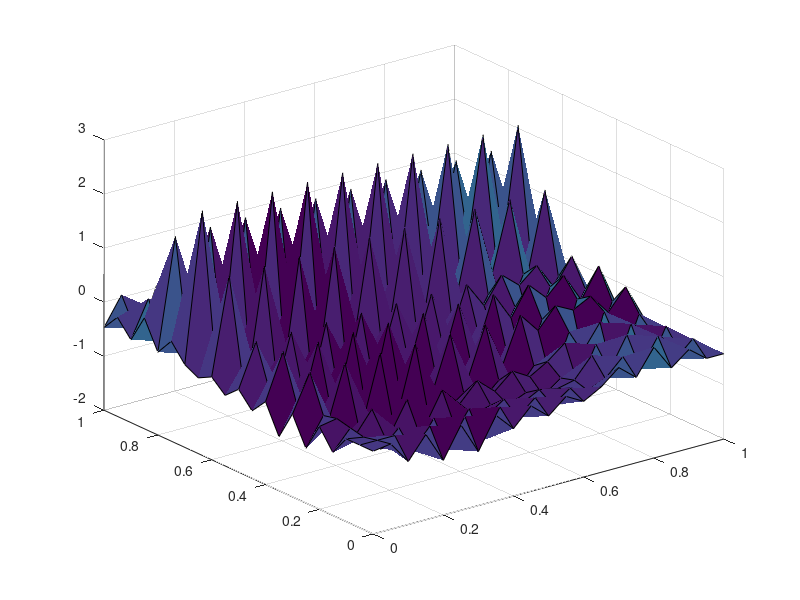

Reproduce this figure in MATLAB.
% %Choose kernel
% kern = 1
% switch kern
%     case 1
% end
k = @(x,y) exp(-100*(x-y)'*(x-y));

%Choose sample
points = (0:.05:1)';
[U,V] = meshgrid(points,points);
x = [U(:) V(:)]';
n = size(x,2);

%Construct covariance matrix
C = zeros(n,n);
for i = 1:n
    for j = 1:n
        C(i,j) = k(x(i),x(j));
    end
end

%Sample from Gaussian Process at points
u = randn(n,1);     %sample from normal distribution
[A,S,B] = svd(C);   %factor C
f = A*sqrt(S)*u;    %resulting output

%Plot
figure(2);
clf;
Z = reshape(f,sqrt(n),sqrt(n));
surf(U,V,Z);